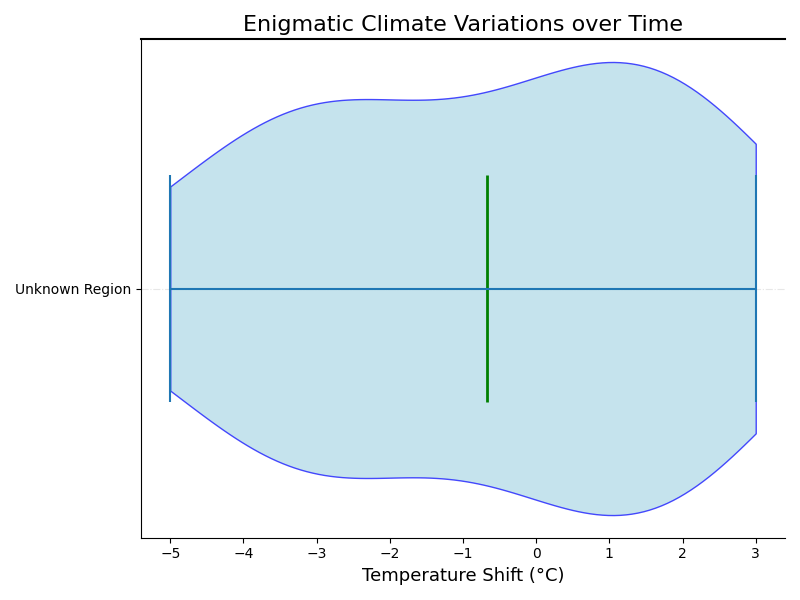

Write Python code to recreate this figure.
import matplotlib.pyplot as plt
import numpy as np

# Synthetic temperature differences (in Celsius) for a week in one city
data = [-5, -3, 0, 2, 1, -1, -4, 3, 2, 0, -2, -3, 1, 2, -3]

plt.figure(figsize=(8, 6))

# Create the violin plot with a new set of colors
violin = plt.violinplot(data, vert=False, showmeans=True, showmedians=False)

# Customize the colors of the violin plot
for pc in violin['bodies']:
    pc.set_facecolor('lightblue')
    pc.set_edgecolor('blue')
    pc.set_alpha(0.7)

violin['cmeans'].set_edgecolor('green')
violin['cmeans'].set_linewidth(2)

# Change title and labels
plt.title('Enigmatic Climate Variations over Time', fontsize=16, fontweight='normal')
plt.xlabel('Temperature Shift (°C)', fontsize=13)
plt.yticks([1], ['Unknown Region'])

# Modify grid and border style
plt.grid(visible=True, axis='y', linestyle='-.', alpha=0.3)
plt.gca().spines['top'].set_linewidth(1.5)
plt.gca().spines['right'].set_visible(False)

plt.tight_layout()
plt.show()
